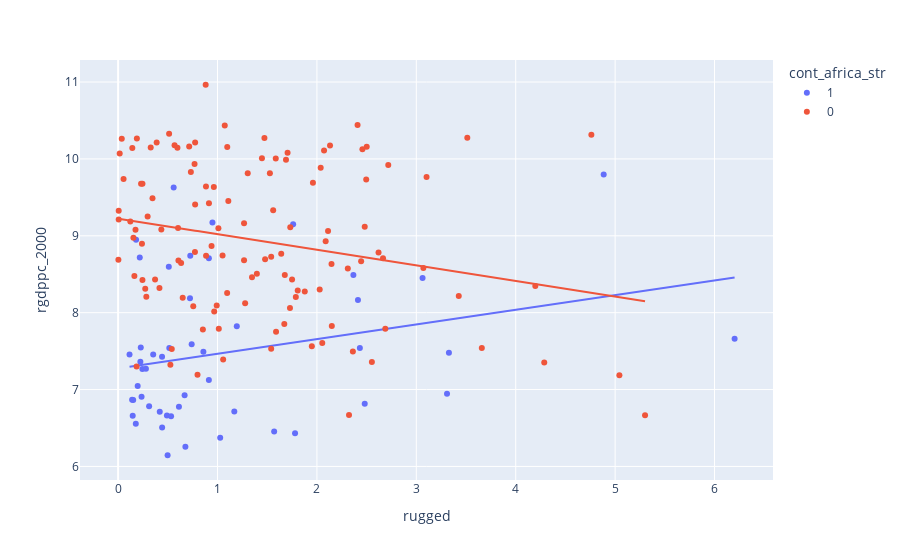

The cell this chart's notebook holds for it:
### Code cell
import plotly.express as px
df['cont_africa_str'] = df['cont_africa'].astype(str)
fig = px.scatter(df, x = 'rugged', y = 'rgdppc_2000', color = 'cont_africa_str', trendline='ols')
fig.show()
